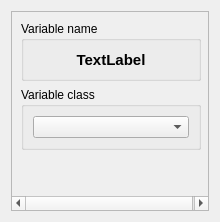
<ui version="4.0" >
 <class>VariableInfo</class>
 <widget class="QWidget" name="VariableInfo" >
  <property name="geometry" >
   <rect>
    <x>0</x>
    <y>0</y>
    <width>220</width>
    <height>222</height>
   </rect>
  </property>
  <property name="windowTitle" >
   <string>Form</string>
  </property>
  <layout class="QHBoxLayout" name="horizontalLayout" >
   <item>
    <widget class="QScrollArea" name="scrollArea" >
     <property name="widgetResizable" >
      <bool>true</bool>
     </property>
     <widget class="QWidget" name="scrollAreaWidgetContents" >
      <property name="geometry" >
       <rect>
        <x>0</x>
        <y>0</y>
        <width>198</width>
        <height>200</height>
       </rect>
      </property>
      <layout class="QVBoxLayout" name="verticalLayout_3" >
       <item>
        <widget class="QGroupBox" name="variableNameGroupBox" >
         <property name="minimumSize" >
          <size>
           <width>180</width>
           <height>60</height>
          </size>
         </property>
         <property name="maximumSize" >
          <size>
           <width>16777215</width>
           <height>60</height>
          </size>
         </property>
         <property name="title" >
          <string>Variable name</string>
         </property>
         <layout class="QVBoxLayout" name="verticalLayout" >
          <item>
           <widget class="QLabel" name="variableName" >
            <property name="font" >
             <font>
              <pointsize>11</pointsize>
              <weight>75</weight>
              <bold>true</bold>
             </font>
            </property>
            <property name="text" >
             <string>TextLabel</string>
            </property>
            <property name="alignment" >
             <set>Qt::AlignCenter</set>
            </property>
           </widget>
          </item>
         </layout>
        </widget>
       </item>
       <item>
        <widget class="QGroupBox" name="classNameGroupBox" >
         <property name="title" >
          <string>Variable class</string>
         </property>
         <layout class="QVBoxLayout" name="verticalLayout_2" >
          <item>
           <widget class="QComboBox" name="classComboBox" />
          </item>
         </layout>
        </widget>
       </item>
       <item>
        <spacer name="verticalSpacer" >
         <property name="orientation" >
          <enum>Qt::Vertical</enum>
         </property>
         <property name="sizeHint" stdset="0" >
          <size>
           <width>20</width>
           <height>40</height>
          </size>
         </property>
        </spacer>
       </item>
      </layout>
     </widget>
    </widget>
   </item>
  </layout>
 </widget>
 <resources/>
 <connections/>
</ui>
